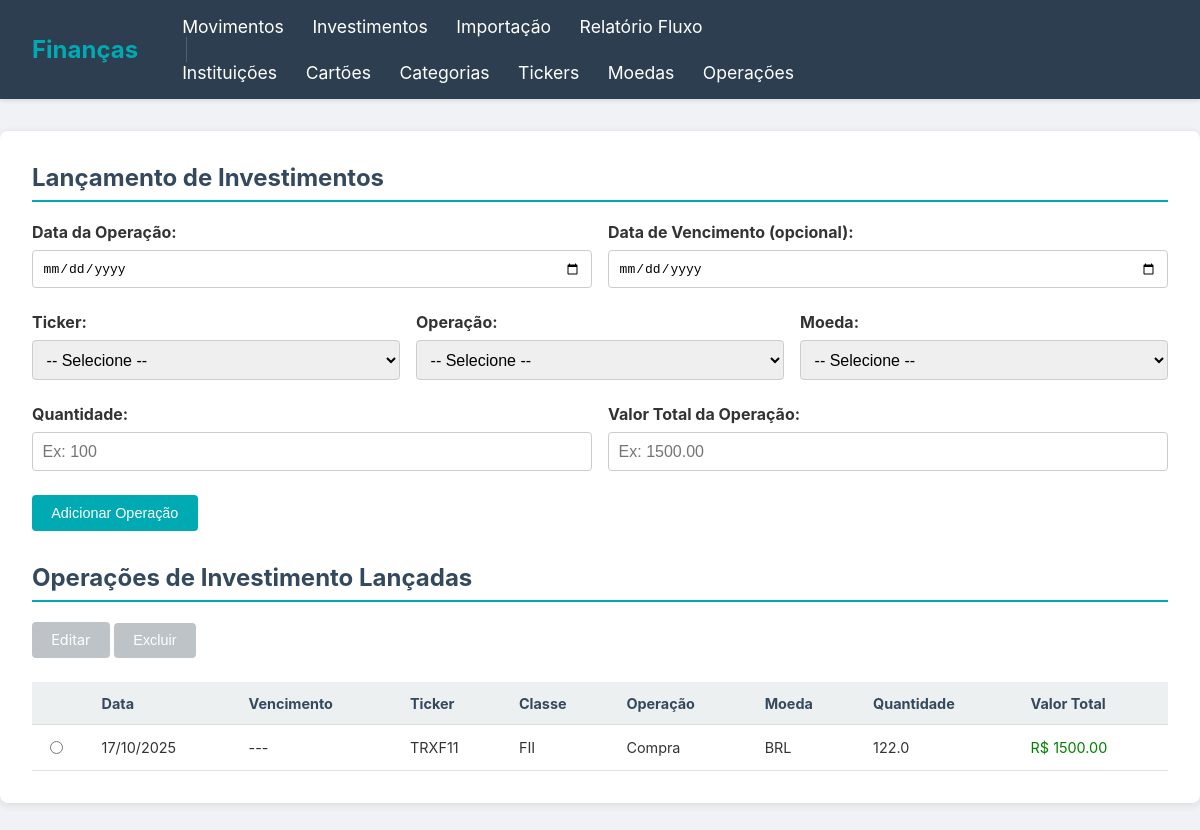
Screenshot of /investimentos with the database file from the repository.
### tables this page shows
CREATE TABLE investimentos (
        id INTEGER PRIMARY KEY AUTOINCREMENT,
        data_investimento TEXT NOT NULL,
        data_vencimento TEXT,
        ticker_id INTEGER NOT NULL,
        operacao_id INTEGER NOT NULL,
        moeda_id INTEGER NOT NULL,
        quantidade REAL NOT NULL,
        valor_total REAL NOT NULL, 
        FOREIGN KEY (ticker_id) REFERENCES tickers (id),
        FOREIGN KEY (operacao_id) REFERENCES operacoes (id),
        FOREIGN KEY (moeda_id) REFERENCES moedas (id)
    );

CREATE TABLE tickers (
        id INTEGER PRIMARY KEY AUTOINCREMENT,
        descricao TEXT NOT NULL UNIQUE,
        classe TEXT NOT NULL,
        tipo TEXT NOT NULL
    );

CREATE TABLE operacoes (
        id INTEGER PRIMARY KEY AUTOINCREMENT,
        descricao TEXT NOT NULL UNIQUE,
        natureza TEXT NOT NULL CHECK(natureza IN ('Entrada', 'Saida'))
    );

CREATE TABLE moedas (
        id INTEGER PRIMARY KEY AUTOINCREMENT,
        codigo TEXT NOT NULL UNIQUE,
        descricao TEXT NOT NULL
    );

### app.py (the view)
@app.route('/investimentos')
def investimentos():
    conn = get_db_connection()
    investimentos_list = conn.execute('''
        SELECT
            i.id, strftime('%d/%m/%Y', i.data_investimento) as data_inv_formatada,
            strftime('%d/%m/%Y', i.data_vencimento) as data_venc_formatada,
            i.quantidade, i.valor_total,
            t.descricao as ticker_nome, t.classe as ticker_classe, t.tipo as ticker_tipo,
            o.descricao as operacao_nome, o.natureza as operacao_natureza,
            m.codigo as moeda_codigo
        FROM investimentos i
        JOIN tickers t ON i.ticker_id = t.id
        JOIN operacoes o ON i.operacao_id = o.id
        JOIN moedas m ON i.moeda_id = m.id
        ORDER BY i.data_investimento DESC, i.id DESC
    ''').fetchall()
    tickers_list = conn.execute('SELECT * FROM tickers ORDER BY descricao').fetchall()
    operacoes_list = conn.execute('SELECT * FROM operacoes ORDER BY descricao').fetchall()
    moedas_list = conn.execute('SELECT * FROM moedas ORDER BY codigo').fetchall()
    conn.close()
    return render_template('investimentos.html',
                           investimentos=investimentos_list,
                           tickers=tickers_list,
                           operacoes=operacoes_list,
                           moedas=moedas_list)

### app.py (called while the page is built)
def get_db_connection():
    conn = sqlite3.connect(DATABASE, detect_types=sqlite3.PARSE_DECLTYPES | sqlite3.PARSE_COLNAMES)
    conn.execute("PRAGMA journal_mode=WAL")
    conn.row_factory = sqlite3.Row
    return conn

### templates/investimentos.html (shortened to what this page needs)
{% extends "base.html" %}
{% block content %}
    <h2>Lançamento de Investimentos</h2>
    <form method="POST" action="{{ url_for('add_investimento') }}">
        <div style="display: grid; grid-template-columns: 1fr 1fr; gap: 1rem;">
            <div class="form-group">
                <label for="data_investimento">Data da Operação:</label>
                <input type="date" name="data_investimento" required>
            </div>
            <div class="form-group">
                <label for="data_vencimento">Data de Vencimento (opcional):</label>
                <input type="date" name="data_vencimento">
            </div>
        </div>
        <div style="display: grid; grid-template-columns: 1fr 1fr 1fr; gap: 1rem;">
            <div class="form-group">
                <label for="ticker_id">Ticker:</label>
                <select name="ticker_id" required>
                    <option value="">-- Selecione --</option>
                </select>
            </div>
            <div class="form-group">
                <label for="operacao_id">Operação:</label>
                <select name="operacao_id" required>
                    <option value="">-- Selecione --</option>
                </select>
            </div>
             <div class="form-group">
                <label for="moeda_id">Moeda:</label>
                <select name="moeda_id" required>
                    <option value="">-- Selecione --</option>
                </select>
            </div>
        </div>
         <div style="display: grid; grid-template-columns: 1fr 1fr; gap: 1rem;">
            <div class="form-group">
                <label for="quantidade">Quantidade:</label>
                <input type="number" name="quantidade" step="any" min="0" required placeholder="Ex: 100">
            </div>
             <div class="form-group">
                <label for="valor_total">Valor Total da Operação:</label>
                <input type="number" name="valor_total" step="0.01" min="0" required placeholder="Ex: 1500.00">
            </div>
        </div>
        <button type="submit" class="btn btn-primary">Adicionar Operação</button>
    </form>
    <h2 style="margin-top: 2rem;">Operações de Investimento Lançadas</h2>
    <div class="action-buttons" style="margin-bottom: 1rem;">
        <a href="#" id="btn-editar" class="btn btn-secondary" disabled>Editar</a>
        <button type="submit" form="form-excluir" id="btn-excluir" class="btn btn-danger" disabled>Excluir</button>
    </div>
    <table style="font-size: 0.9em;">
        <thead>
            <tr>
                <th style="width: 5%;"></th>
                <th>Data</th>
                <th>Vencimento</th>
                <th>Ticker</th>
                <th>Classe</th>
                <th>Operação</th>
                <th>Moeda</th>
                <th>Quantidade</th>
                <th>Valor Total</th>
            </tr>
        </thead>
        <tbody>
            {% for inv in investimentos %}
            <tr id="row-{{ inv.id }}">
                <td><input type="radio" name="selecionado" value="{{ inv.id }}" onchange="itemSelecionado(this, 'investimentos')"></td>
                <td>{{ inv.data_inv_formatada }}</td>
                <td>{{ inv.data_venc_formatada or '---' }}</td>
                <td>{{ inv.ticker_nome }}</td>
                <td>{{ inv.ticker_classe }}</td>
                <td>{{ inv.operacao_nome }}</td>
                <td>{{ inv.moeda_codigo }}</td>
                <td>{{ inv.quantidade }}</td>
                <td style="color: {% if inv.operacao_natureza == 'Entrada' %}green{% else %}red{% endif %};">
                    R$ {{ "%.2f"|format(inv.valor_total|abs) }}
                </td>
            </tr>
            {% else %}
            <tr><td colspan="9">Nenhuma operação de investimento lançada.</td></tr>
            {% endfor %}
        </tbody>
    </table>
{% endblock %}

### templates/base.html (style rules this page uses)
body { font-family: -apple-system, BlinkMacSystemFont, "Segoe UI", Roboto, "Helvetica Neue", Arial, sans-serif; background-color: #f0f2f5; color: #333; margin: 0; }
h1, h2 { color: #34495e; border-bottom: 2px solid #00aab2; padding-bottom: 0.5rem; margin-top: 0; }
table { width: 100%; border-collapse: collapse; margin-top: 1.5rem; }
th, td { padding: 0.8rem; text-align: left; border-bottom: 1px solid #ddd; }
th { background-color: #ecf0f1; color: #34495e; }
.form-group { margin-bottom: 1.5rem; }
.form-group label { display: block; margin-bottom: 0.5rem; font-weight: bold; }
.form-group input, .form-group select { width: 100%; padding: 0.6rem; border: 1px solid #ccc; border-radius: 4px; font-size: 1em; box-sizing: border-box; }
.btn { padding: 0.6rem 1.2rem; border: none; border-radius: 4px; cursor: pointer; color: white; font-size: 0.9em; text-decoration: none; display: inline-block; }
.btn-primary { background-color: #00aab2; }
.btn-danger { background-color: #e74c3c; }
.btn-secondary { background-color: #7f8c8d; }
.btn[disabled] { background-color: #bdc3c7; cursor: not-allowed; }

### rows the page displays
investimentos: data_inv_formatada "17/10/2025", data_venc_formatada "---", ticker_nome "TRXF11", ticker_classe "FII", operacao_nome "Compra", moeda_codigo "BRL", quantidade "122.0", valor_total|abs "1500.00"
